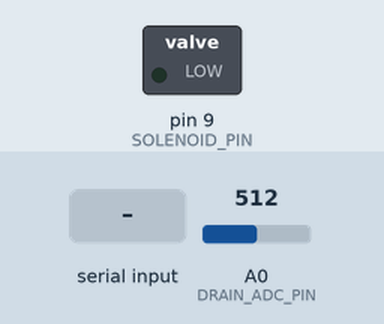
The sketch below on a simulated Arduino Uno, built with avr-gcc and run on an emulated ATmega328P. On the bench: switched loads named in the sketch (green lamp = pin HIGH). Inputs (shaded band) come from the test bench; at power-on: A0 (DRAIN_ADC_PIN) = 512. What the sketch prints to the serial monitor is not drawn.

Above: at 1.4 s.
1.5 s: "f\n" received over Serial
At 1.63 s:
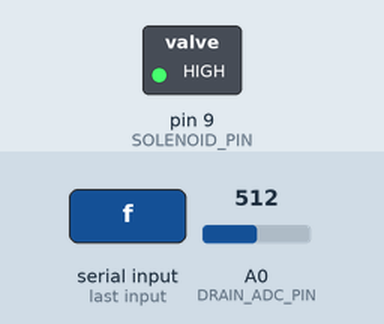
3.1 s: byte 102 ('f') received over Serial
At 3.9 s:
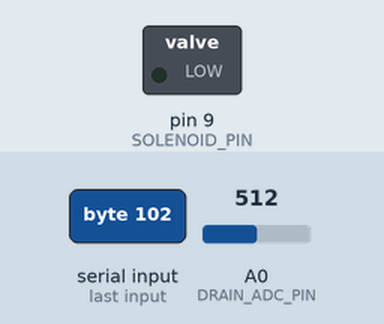
Timing chart, 0 to 6.1 s (numbered marks = the images above; inputs shaded):
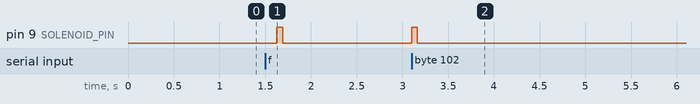

Measured:
- after the input at 1.5 s, pin 9 (SOLENOID_PIN): LOW → HIGH after 0.12 s, → LOW 0.07 s later
- after the input at 3.1 s, pin 9 (SOLENOID_PIN): LOW → HIGH at once, → LOW 0.06 s later

The sketch:

diode_test.ino
```cpp
/*
 * Solenoid & Flyback Diode Test
 * ==============================
 * Runs a sequence of tests to verify the solenoid drive circuit is wired
 * correctly before connecting it to the braille plotter firmware.
 *
 * What each test checks:
 *
 *   TEST 1 — Static drain voltage
 *     With the MOSFET off, the drain should sit at or near +12 V (pulled up
 *     through the solenoid coil).  If it reads near 0 V, the diode is shorted
 *     (installed backwards or failed) — it is permanently forward-biasing and
 *     clamping the drain to GND through the coil.
 *     Reads drain via a 10:1 resistor divider on A0 (see wiring below).
 *
 *   TEST 2 — Single fire
 *     Fires the solenoid once for DWELL_MS and confirms the drain voltage
 *     drops to near 0 V while the MOSFET is on.  If drain stays high, the
 *     MOSFET is not switching (gate wiring problem).
 *
 *   TEST 3 — Rapid burst stress test
 *     Fires the solenoid 20 times in quick succession with a short off-time.
 *     A missing flyback diode causes the MOSFET to fail during this test —
 *     the spike on every turn-off accumulates stress and the device breaks
 *     down within a few cycles.  If the Arduino resets or the solenoid stops
 *     firing partway through, the diode is absent or the MOSFET is dead.
 *
 *   TEST 4 — Quiescent current check (optional, needs multimeter not code)
 *     Printed as a reminder in serial output.
 *
 * Wiring for drain voltage sensing (TEST 1 + 2):
 *   The Arduino's ADC is 5 V max.  12 V will destroy it.
 *   Use a 10:1 voltage divider on the drain node:
 *       drain node ── 47 kΩ ── A0 ── 5.1 kΩ ── GND
 *   This scales 12 V → 1.12 V on A0, safely within range.
 *   ADC_TO_VOLTS multiplier accounts for the divider ratio.
 *
 *   If you don't want to add the divider, comment out ENABLE_ADC_TEST
 *   and tests 1 & 2 will skip the voltage measurement (fire-only mode).
 *
 * Standard solenoid pins (same as braille plotter firmware):
 *   SOLENOID_PIN  9   (MOSFET gate via 100 Ω resistor)
 *   DRAIN_ADC_PIN A0  (drain node via 47k/5.1k divider)
 */

// ── Configuration ─────────────────────────────────────────────────
#define SOLENOID_PIN    9
#define DRAIN_ADC_PIN   A0

// Comment this line out if you have not wired the voltage divider.
#define ENABLE_ADC_TEST

// Solenoid dwell time for normal test fires (ms)
const unsigned int DWELL_MS       = 60;

// Short dwell for stress test — maximises spike stress on the circuit
const unsigned int STRESS_DWELL   = 20;

// Gap between stress-test pulses (ms) — short enough to stress, long enough
// for the coil to fully de-energise between shots
const unsigned int STRESS_GAP     = 30;

// Number of rapid-fire pulses in the stress test
const unsigned int STRESS_COUNT   = 20;

// Voltage divider ratio: (R1 + R2) / R2 = (47000 + 5100) / 5100 = 10.22
// ADC reference = 5.0 V, 10-bit ADC = 1023 counts
const float ADC_TO_VOLTS = (5.0 / 1023.0) * 10.22;

// Thresholds for pass/fail decisions (V)
const float DRAIN_HIGH_MIN = 8.0;   // drain must be above this when MOSFET off
const float DRAIN_LOW_MAX  = 1.5;   // drain must be below this when MOSFET on

// ── Helpers ───────────────────────────────────────────────────────

float readDrainVolts() {
#ifdef ENABLE_ADC_TEST
  // Average 8 samples for stability
  long sum = 0;
  for (int i = 0; i < 8; i++) {
    sum += analogRead(DRAIN_ADC_PIN);
    delay(1);
  }
  return (sum / 8.0) * ADC_TO_VOLTS;
#else
  return -1.0;  // sentinel: ADC test disabled
#endif
}

void printVolts(float v) {
  if (v < 0) {
    Serial.print("(ADC test disabled)");
  } else {
    Serial.print(v, 2);
    Serial.print(" V");
  }
}

void fireSolenoid(unsigned int ms) {
  digitalWrite(SOLENOID_PIN, HIGH);
  delay(ms);
  digitalWrite(SOLENOID_PIN, LOW);
}

// ── Individual tests ──────────────────────────────────────────────

bool test1_staticDrain() {
  Serial.println(F("\n--- TEST 1: Static drain voltage (MOSFET off) ---"));

  // Ensure MOSFET is off
  digitalWrite(SOLENOID_PIN, LOW);
  delay(100);

  float v = readDrainVolts();
  Serial.print(F("  Drain voltage: "));
  printVolts(v);
  Serial.println();

  if (v < 0) {
    Serial.println(F("  SKIP — no ADC divider wired."));
    Serial.println(F("  Manual check: probe drain with multimeter. Should read ~12 V."));
    return true;  // can't fail without ADC
  }

  if (v >= DRAIN_HIGH_MIN) {
    Serial.print(F("  PASS — drain sitting at "));
    printVolts(v);
    Serial.println(F(" as expected. Diode not shorted."));
    return true;
  } else {
    Serial.print(F("  FAIL — drain at "));
    printVolts(v);
    Serial.println(F(". Expected >= 8 V."));
    Serial.println(F("  Likely cause: diode installed backwards (anode to +12V)"));
    Serial.println(F("  and is permanently forward-biased, shorting drain to GND."));
    Serial.println(F("  Fix: flip the 1N4007 — banded end (cathode) to +12 V side."));
    return false;
  }
}

bool test2_singleFire() {
  Serial.println(F("\n--- TEST 2: Single fire ---"));

  float before = readDrainVolts();
  Serial.print(F("  Drain before fire: "));
  printVolts(before);
  Serial.println();

  Serial.print(F("  Firing solenoid for "));
  Serial.print(DWELL_MS);
  Serial.println(F(" ms..."));

  digitalWrite(SOLENOID_PIN, HIGH);
  delay(10);  // let it settle before reading
  float during = readDrainVolts();
  delay(DWELL_MS - 10);
  digitalWrite(SOLENOID_PIN, LOW);
  delay(50);
  float after = readDrainVolts();

  Serial.print(F("  Drain during fire:  "));
  printVolts(during);
  Serial.println();
  Serial.print(F("  Drain after fire:   "));
  printVolts(after);
  Serial.println();

  bool pass = true;

  if (during >= 0) {
    if (during <= DRAIN_LOW_MAX) {
      Serial.println(F("  PASS — drain pulled low during fire. MOSFET switching correctly."));
    } else {
      Serial.print(F("  FAIL — drain stayed at "));
      printVolts(during);
      Serial.println(F(" during fire. MOSFET not switching."));
      Serial.println(F("  Check: gate resistor connected? D9 reaching gate? MOSFET seated?"));
      pass = false;
    }
    if (after >= DRAIN_HIGH_MIN) {
      Serial.println(F("  PASS — drain recovered to high after fire. Solenoid de-energised cleanly."));
    } else {
      Serial.print(F("  WARN — drain only at "));
      printVolts(after);
      Serial.println(F(" after fire. May still be energised or coil is slow to discharge."));
    }
  } else {
    Serial.println(F("  SKIP — no ADC. Listen for solenoid click. If silent: MOSFET not switching."));
  }

  return pass;
}

bool test3_stressBurst() {
  Serial.println(F("\n--- TEST 3: Rapid burst stress test ---"));
  Serial.print(F("  Firing "));
  Serial.print(STRESS_COUNT);
  Serial.print(F(" pulses ("));
  Serial.print(STRESS_DWELL);
  Serial.print(F(" ms on / "));
  Serial.print(STRESS_GAP);
  Serial.println(F(" ms off)..."));
  Serial.println(F("  A missing flyback diode will kill the MOSFET within the first few pulses."));
  Serial.println(F("  Watch for: Arduino reset, solenoid stops clicking, burnt smell."));

  for (unsigned int i = 1; i <= STRESS_COUNT; i++) {
    fireSolenoid(STRESS_DWELL);
    delay(STRESS_GAP);

    // Print progress every 5 pulses
    if (i % 5 == 0) {
      Serial.print(F("  Pulse "));
      Serial.print(i);
      Serial.print(F("/"));
      Serial.print(STRESS_COUNT);

      float v = readDrainVolts();
      if (v >= 0) {
        Serial.print(F("  drain idle: "));
        printVolts(v);
      }
      Serial.println();
    }
  }

  // Final check: drain should still be high after burst
  delay(200);
  float vFinal = readDrainVolts();
  Serial.print(F("  Drain after burst: "));
  printVolts(vFinal);
  Serial.println();

  if (vFinal >= 0 && vFinal < DRAIN_HIGH_MIN) {
    Serial.println(F("  FAIL — drain low after burst. MOSFET may have failed short-circuit."));
    Serial.println(F("  This strongly suggests the flyback diode was absent or backwards."));
    Serial.println(F("  Replace the MOSFET, add/correct the 1N4007, and retest."));
    return false;
  }

  Serial.println(F("  PASS — all pulses fired, drain recovered. Circuit is healthy."));
  return true;
}

void test4_manualReminder() {
  Serial.println(F("\n--- TEST 4: Manual checks (cannot be done in code) ---"));
  Serial.println(F("  With 12 V applied and MOSFET off:"));
  Serial.println(F("  a) Measure voltage across diode with multimeter in diode-test mode."));
  Serial.println(F("     Should read OL (open) in the forward direction of current flow."));
  Serial.println(F("     ~0.6 V in the reverse direction (banded end to + probe)."));
  Serial.println(F("  b) Touch MOSFET tab after stress test — should be barely warm."));
  Serial.println(F("     Hot = diode missing or gate resistor wrong."));
  Serial.println(F("  c) Touch solenoid body after stress test — warm is normal."));
  Serial.println(F("     Hot = SOLENOID_MS too long or duty cycle too high."));
}

// ── Main ──────────────────────────────────────────────────────────

void setup() {
  pinMode(SOLENOID_PIN, OUTPUT);
  digitalWrite(SOLENOID_PIN, LOW);
  pinMode(DRAIN_ADC_PIN, INPUT);

  Serial.begin(115200);
  while (!Serial);  // wait for serial monitor on boards with native USB

  delay(500);
  Serial.println(F("================================================"));
  Serial.println(F(" Solenoid + Flyback Diode Test"));
  Serial.println(F("================================================"));

#ifdef ENABLE_ADC_TEST
  Serial.println(F(" ADC drain sensing: ENABLED (divider on A0)"));
#else
  Serial.println(F(" ADC drain sensing: DISABLED (no divider wired)"));
  Serial.println(F(" Fire-only mode — listen for clicks and check manually."));
#endif

  Serial.println(F("\n Press Enter in serial monitor to begin..."));
  while (Serial.read() != '\n') { /* wait */ }

  bool t1 = test1_staticDrain();
  bool t2 = test2_singleFire();

  // Only run stress test if basic fire test passed — no point stressing
  // a circuit that isn't even switching
  bool t3 = false;
  if (t2) {
    t3 = test3_stressBurst();
  } else {
    Serial.println(F("\n--- TEST 3: SKIPPED (test 2 failed) ---"));
  }

  test4_manualReminder();

  Serial.println(F("\n================================================"));
  Serial.print(F(" Test 1 (static drain): "));
  Serial.println(t1 ? F("PASS") : F("FAIL"));
  Serial.print(F(" Test 2 (single fire):  "));
  Serial.println(t2 ? F("PASS") : F("FAIL"));
  Serial.print(F(" Test 3 (stress burst): "));
  Serial.println(t2 ? (t3 ? F("PASS") : F("FAIL")) : F("SKIPPED"));
  Serial.println(F("================================================"));

  if (t1 && t2 && t3) {
    Serial.println(F("\n ALL TESTS PASSED. Circuit ready for braille plotter."));
  } else {
    Serial.println(F("\n ONE OR MORE TESTS FAILED. Do not connect to plotter."));
    Serial.println(F(" Check wiring, replace suspect components, and retest."));
  }
}

void loop() {
  // Nothing — tests run once in setup().
  // Send 'f' in serial monitor to fire the solenoid manually for audible check.
  if (Serial.available()) {
    char c = Serial.read();
    if (c == 'f' || c == 'F') {
      Serial.println(F("Manual fire..."));
      fireSolenoid(DWELL_MS);
      Serial.println(F("Done."));
    }
  }
}
```
